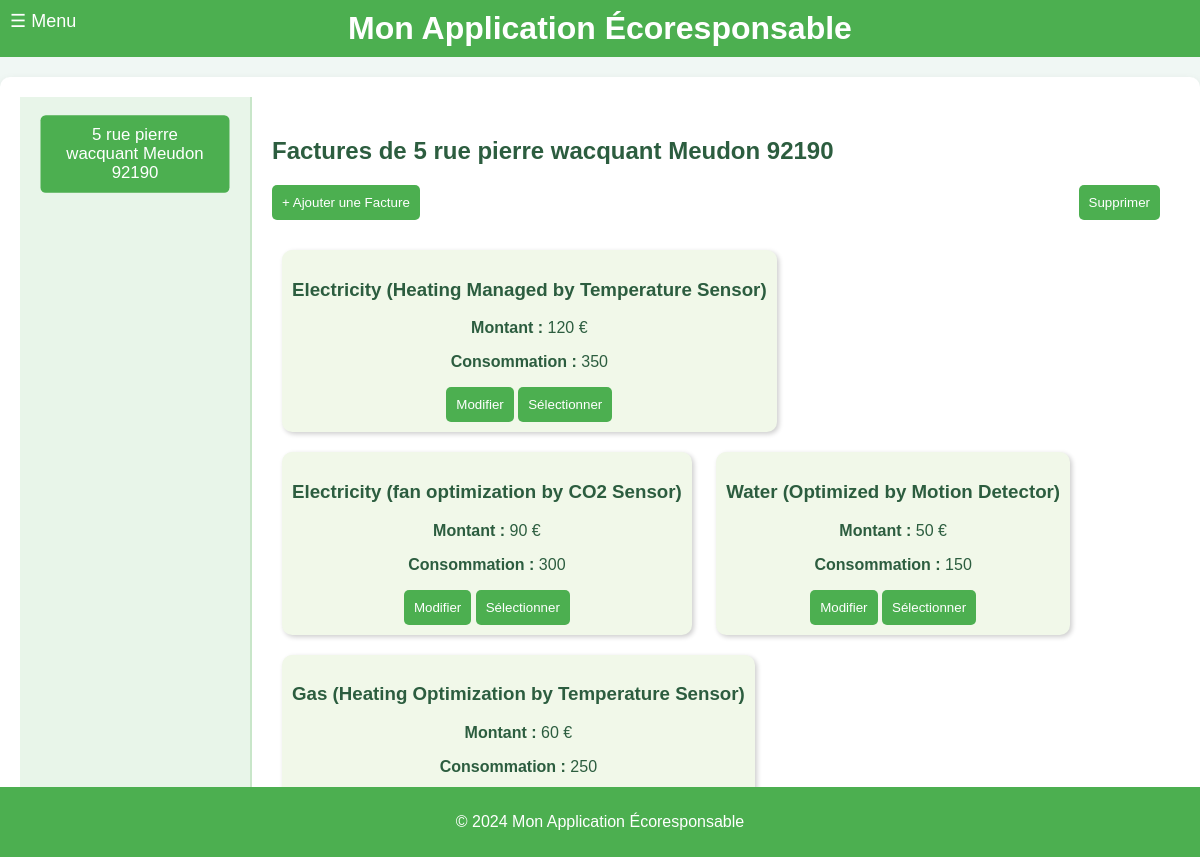
Page /visualiser_factures on the earlier database version.
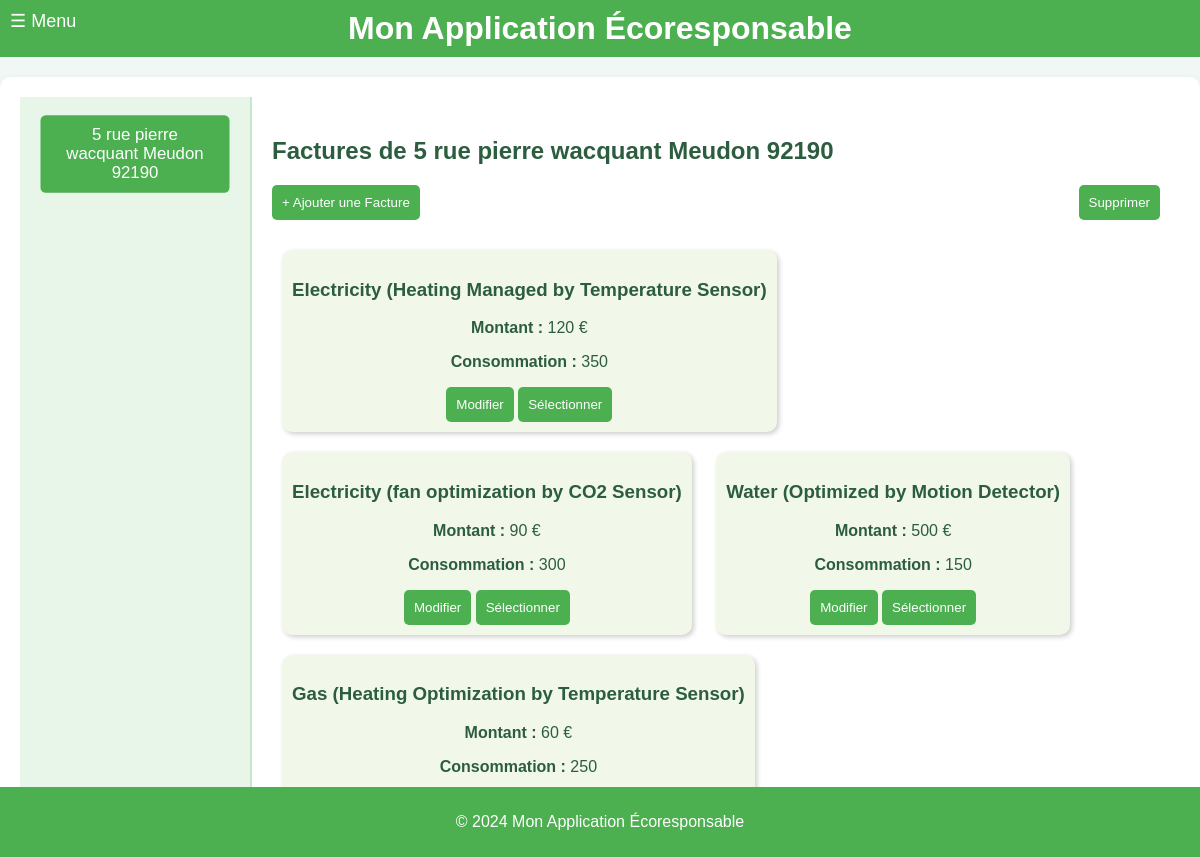
Same page on the later database version.
### tables this page shows
CREATE TABLE Housing (
housing_id INTEGER PRIMARY KEY, -- Identifiant unique pour chaque logement
address VARCHAR(255), -- Adresse du logement
phone_number VARCHAR(20), -- NumÃ©ro de contact pour le logement
ip_address VARCHAR(15), -- Adresse IP associÃ©e au logement
insert_date TIMESTAMP DEFAULT CURRENT_TIMESTAMP -- Horodatage de l'ajout de l'enregistrement
);

CREATE TABLE Invoice (
invoice_id INTEGER PRIMARY KEY, -- Identifiant unique pour chaque facture
housing_id INTEGER, -- RÃ©fÃ©rence au logement concernÃ© par la facture
type VARCHAR(100), -- Type de la facture (ex. : eau, Ã©lectricitÃ©)
amount INTEGER, -- Montant de la facture
value INTEGER, -- Valeur de la consommation en ressource
insert_date TIMESTAMP DEFAULT CURRENT_TIMESTAMP, -- Horodatage de l'ajout de l'enregistrement de la facture
FOREIGN KEY (housing_id) REFERENCES Housing(housing_id) -- Lien entre la facture et un logement spÃ©cifique
);

### main.py (the view)
@app.get("/visualiser_factures", response_class=HTMLResponse)
def visualiser_factures(request: Request, id: int = 1):
    conn = get_db_connection()
    logements = conn.execute("SELECT housing_id, address FROM Housing").fetchall()
    selected_logement = conn.execute("SELECT address FROM Housing WHERE housing_id = ?", (id,)).fetchone()
    factures = conn.execute("SELECT * FROM Invoice WHERE housing_id = ?", (id,)).fetchall()
    conn.close()
    return templates.TemplateResponse("visualiser_factures.html", {
        "request": request,
        "logements": logements,
        "factures": factures,
        "selected_id": id,
        "selected_logement_address": selected_logement["address"] if selected_logement else "Logement par Défaut"
    })

### templates/visualiser_factures.html (shortened to what this page needs)
{% extends "layout.html" %}
{% block content %}
<div class="container">
    <div class="menu">
        {% for logement in logements %}
        <div class="menu-item {% if selected_id == logement.housing_id %}active{% endif %}"
             onclick="location.href='?id={{ logement.housing_id }}'">
            {{ logement.address }}
        </div>
        {% endfor %}
    </div>
    <div class="content">
        <h2>Factures de {{ selected_logement_address or 'Logement par Défaut' }}</h2>
        <div class="actions">
            <button class="btn" onclick="openAddModal()">+ Ajouter une Facture</button>
            <button class="btn" onclick="deleteSelected()">Supprimer</button>
        </div>
        {% if factures %}
        {% for facture in factures %}
        <div class="tile" id="tile-{{ facture.invoice_id }}">
            <h3>{{ facture.type }}</h3>
            <p><strong>Montant :</strong> {{ facture.amount }} €</p>
            <p><strong>Consommation :</strong> {{ facture.value }}</p>
            <div style="margin-top: 10px;">
                <button class="btn" onclick="openEditModal('{{ facture.invoice_id }}', '{{ facture.type }}', '{{ facture.amount }}', '{{ facture.value }}')">Modifier</button>
                <button class="btn" onclick="toggleSelection('{{ facture.invoice_id }}')">Sélectionner</button>
            </div>
        </div>
        {% endfor %}
        {% else %}
        <p>Aucune facture trouvée pour ce logement.</p>
        {% endif %}
    </div>
</div>
{% endblock %}

### templates/layout.html (shortened to what this page needs)
<!DOCTYPE html>
<html lang="fr">
<head>
</head>
<body>
    <header>
        {% include 'menu.html' %}
        <h1>Mon Application Écoresponsable</h1>
    </header>
    <main>
        {% block content %}{% endblock %}
    </main>
    <footer>
        <p>&copy; 2024 Mon Application Écoresponsable</p>
    </footer>
</body>
</html>

### templates/menu.html (shortened to what this page needs)
<nav>
    <div id="menu-button" style="cursor: pointer; padding: 10px; position: absolute; top: 0; left: 0; color: white;" onclick="toggleMenu()">
        ☰ Menu
    </div>
</nav>

### templates/layout.html (style rules this page uses)
body { font-family: Arial, sans-serif; margin: 0; padding: 0; background-color: #f0f7f4; color: #2c5d3f; }
header { background-color: #4caf50; color: white; display: flex; align-items: center; padding: 10px; position: relative; }
header h1 { flex: 1; text-align: center; margin: 0; }
main { margin: 20px auto; padding: 20px; max-width: 1200px; background-color: white; border-radius: 10px; box-shadow: 0 4px 10px rgba(0, 0, 0, 0.1); }
footer { background-color: #4caf50; color: white; text-align: center; padding: 10px 0; position: fixed; width: 100%; bottom: 0; }

### templates/visualiser_factures.html (style rules this page uses)
.container { display: flex; height: 90vh; }
.menu { width: 200px; background-color: #e8f5e9; padding: 15px; border-right: 2px solid #c8e6c9; }
.menu-item { background-color: #c8e6c9; padding: 10px; margin: 10px 0; text-align: center; border-radius: 5px; cursor: pointer; transition: transform 0.3s, background 0.3s; }
.menu-item:hover, .menu-item.active { background-color: #4caf50; color: white; transform: scale(1.05); }
.content { flex: 1; padding: 20px; }
.actions { margin-bottom: 20px; display: flex; justify-content: space-between; }
.btn { background-color: #4caf50; color: white; border: none; padding: 10px; border-radius: 5px; cursor: pointer; transition: transform 0.2s; }
.tile { display: inline-block; background-color: #f1f8e9; border-radius: 10px; padding: 10px; margin: 10px; box-shadow: 2px 2px 5px rgba(0, 0, 0, 0.2); text-align: center; transition: transform 0.3s; }

### templates/menu.html (style rules this page uses)
#menu-button { font-size: 18px; background-color: transparent; border: none; z-index: 1001; }
.menu-item { display: block; padding: 10px 20px; text-decoration: none; color: black; font-size: 16px; background-color: white; margin: 5px 10px; border-radius: 5px; transition: background 0.2s, color 0.2s; }

Differences in the rows shown:
changed Invoice "Water (Optimized by Motion Detector)": amount "50" → "500"
